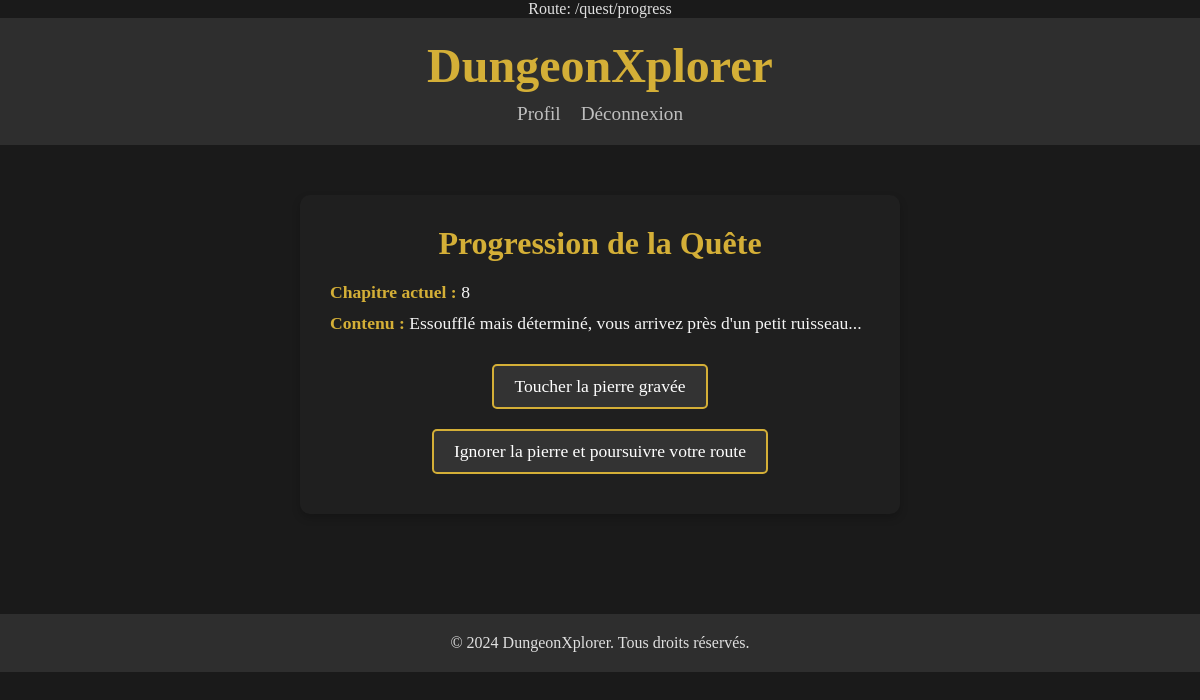
The app's page /project/public/quest/progress?chapter_id=8 (signed in) with its own data.
### tables this page shows
CREATE TABLE `chapter` (
  `chapter_id` int(11) NOT NULL,
  `content` text NOT NULL,
  `image` varchar(255) DEFAULT NULL,
  `treasure_id` int(11) DEFAULT NULL
);

CREATE TABLE `links` (
  `links_id` int(11) NOT NULL,
  `chapter_id` int(11) DEFAULT NULL,
  `next_chapter_id` int(11) DEFAULT NULL,
  `description` text DEFAULT NULL
);

### project/app/Controllers/BaseController.php (called while the page is built)
<?php
class BaseController {
    protected function render($view, $data = []) {
        extract($data);
        include __DIR__ . '/../Views/' . $view . '.php';
    }
}
?>

### project/app/Controllers/QuestController.php (called while the page is built, shortened)
<?php
require_once 'BaseController.php';
require_once __DIR__ . '/../Models/Quest.php';
require_once __DIR__ . '/../Models/Chapter.php';
class QuestController extends BaseController {
    public function progress($chapterId) {
        $chapter = Chapter::findCurrentByQuestId($chapterId);
        $nextChapters = Chapter::findNextChapters($chapter->chapter_id);
        $this->render('quest/progress', ['chapter' => $chapter, 'nextChapters' => $nextChapters, 'quest' => (object)['chapter_id' => $chapterId]]);
    }
}
?>

### project/app/Models/Chapter.php (called while the page is built, shortened)
<?php
class Chapter extends BaseModel {
    public static function findCurrentByQuestId($chapterId) {
        $stmt = self::$pdo->prepare("SELECT * FROM chapter WHERE chapter_id = ?");
        $stmt->execute([$chapterId]);
        return $stmt->fetch(PDO::FETCH_OBJ);
    }
    public static function findNextChapters($currentChapterId) {
        $stmt = self::$pdo->prepare("SELECT * FROM links WHERE chapter_id = ?");
        $stmt->execute([$currentChapterId]);
        return $stmt->fetchAll(PDO::FETCH_OBJ);
    }
}
?>

### project/app/Views/quest/progress.php (the view)
<?php include(__DIR__ . '/../templates/header.php'); ?>
<div class="quest-progress-container">
    <h2 class="quest-title">Progression de la Quête</h2>
    <p class="quest-info"><strong>Chapitre actuel :</strong> <?= htmlspecialchars($quest->chapter_id) ?></p>
    <p class="quest-info"><strong>Contenu :</strong> <?= nl2br(htmlspecialchars($chapter->content ?? 'Contenu non disponible')) ?></p>
    <div class="next-chapters">
        <?php if (isset($nextChapters) && !empty($nextChapters)): ?>
            <?php foreach ($nextChapters as $nextChapter): ?>
                <a href="/project/public/quest/progress?chapter_id=<?= htmlspecialchars($nextChapter->next_chapter_id) ?>" class="button"><?= htmlspecialchars($nextChapter->description) ?></a>
            <?php endforeach; ?>
        <?php else: ?>
            <p class="no-next-chapter">Aucun chapitre suivant disponible.</p>
        <?php endif; ?>
    </div>
</div>
<?php include(__DIR__ . '/../templates/footer.php'); ?>

### project/public/css/style.css (style rules this page uses)
* { margin: 0; padding: 0; box-sizing: border-box; }
body { background-color: #1a1a1a; color: #e0e0e0; font-family: 'Roboto Serif', serif; display: flex; flex-direction: column; align-items: center; }
.button { background-color: #333; color: #d4af37; border: 2px solid #d4af37; padding: 10px 20px; margin: 10px; cursor: pointer; font-family: 'Cinzel', serif; transition: all 0.3s ease; }
.button { background-color: #333; color: #d4af37; border: 2px solid #d4af37; padding: 10px 20px; cursor: pointer; font-family: 'Cinzel', serif; font-size: 1.1em; transition: all 0.3s ease; border-radius: 5px; }
.quest-progress-container, .quest-start-container { max-width: 600px; margin: 50px auto; padding: 30px; background-color: #1f1f1f; border-radius: 10px; box-shadow: 0 4px 8px rgba(0, 0, 0, 0.2); color: #f5f5f5; font-family: 'Roboto Serif', serif; }
.quest-title { text-align: center; font-family: 'Cinzel', serif; font-size: 2em; margin-bottom: 20px; color: #d4af37; }
.quest-info { font-size: 1.1em; margin: 10px 0; }
.quest-info strong { color: #d4af37; }
.next-chapters { margin-top: 20px; text-align: center; }
.button { display: inline-block; margin: 10px; padding: 10px 20px; font-family: 'Cinzel', serif; text-align: center; text-decoration: none; color: #fff; background-color: #333; border: 2px solid #d4af37; border-radius: 5px; transition: all 0.3s ease; }

### records on screen
chapter: content "Essoufflé mais déterminé, vous arrivez près d'un petit ruisseau..."
links: description "Toucher la pierre gravée"
links: description "Ignorer la pierre et poursuivre votre route"

### other values on screen
$quest->chapter_id "8"
